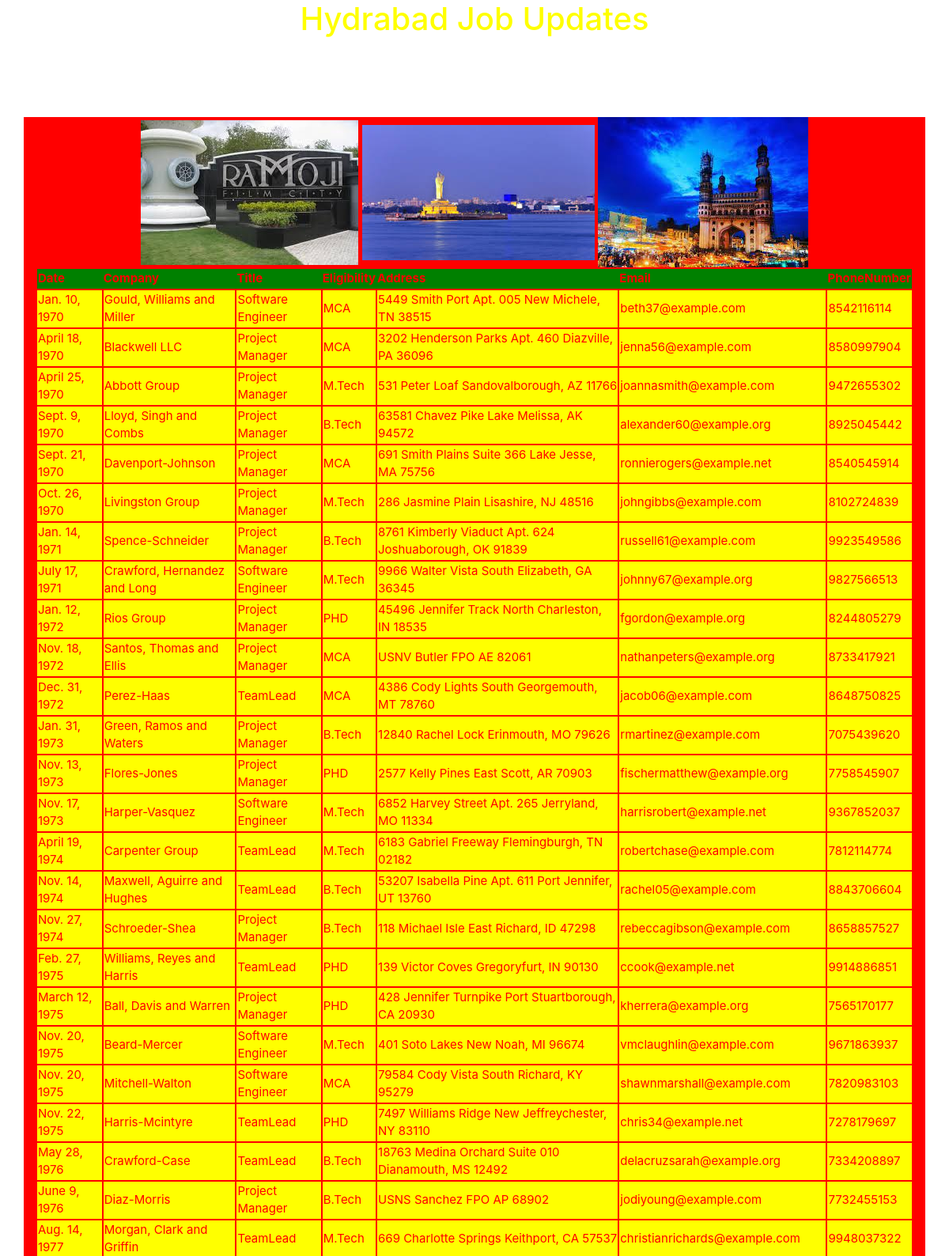
The app's page /hydjobs (upper part) with its own data.
### testApp/models.py (models this page shows)
class hydjobs(models.Model):
    Date = models.DateField()
    Company = models.CharField(max_length=100)
    Title = models.CharField(max_length=100)
    Eligibility = models.CharField(max_length=100)
    Address = models.CharField(max_length=100)
    Email = models.EmailField()
    Phonenumber = models.IntegerField()

### testApp/views.py (the view)
# urls.py: path('hydjobs', views.hydjobs_view),
def hydjobs_view(request):
    jobs_list=hydjobs.objects.order_by('Date')
    my_dict = {'jobs_list':jobs_list}
    return render(request,'testApp/hydjobs.html',context=my_dict)

### templates/testApp/hydjobs.html (shortened to what this page needs)
<!DOCTYPE html>
{% load static %}
<html lang="en">
<head>
    <link rel="stylesheet" href="https://maxcdn.bootstrapcdn.com/bootstrap/4.0.0/css/bootstrap.min.css"
>
    <link rel="stylesheet" href="{% static 'css/demo.css' %}">
</head>
<body>
 <h1>Hydrabad Job Updates</h1>
<div class="container" align="center">
    <img src="{% static 'images/hyd1.jpg' %}" alt="">
     <img src="{% static 'images/hyd2.jpg' %}" alt="">
     <img src="{% static 'images/hyd3.jpg' %}" alt="">
    {% if jobs_list %}
    <table>
        <thead>
          <th>Date</th>
          <th>Company</th>
          <th>Title</th>
          <th>Eligibility</th>
          <th>Address</th>
          <th>Email</th>
          <th>PhoneNumber</th>
          </thead>
        {% for jobs in jobs_list %}
        <tr>
            <td>{{jobs.Date}}</td>
            <td>{{jobs.Company}}</td>
            <td>{{jobs.Title}}</td>
            <td>{{jobs.Eligibility}}</td>
            <td>{{jobs.Address}}</td>
            <td>{{jobs.Email}}</td>
            <td>{{jobs.Phonenumber}}</td>
        </tr>
        {% endfor %}
    </table>
    {% else %}
     <p>No Jobs Found..!</p>
{% endif %}
</div>
</body>
</html>

### static/css/demo.css (style rules this page uses)
body { background:url('https://www.teahub.io/photos/full/13-137126_1920x1152-free-download-nature-hd-wallpapers-nature-nature.jpg'); background-repeat : no-repeat; background-size : cover; }
.container { margin-top :100px; background : red; }
h1 { color : yellow; text-align : center; }
td,table { margin:auto; border:2px solid red; color :red; background:yellow; font-size :15px; }
thead { background:green; }

### records on screen
hydjobs: Date "Jan. 10, 1970", Company "Gould, Williams and Miller", Title "Software Engineer", Eligibility "MCA", Address "5449 Smith Port Apt. 005 New Michele, TN 38515", Email "beth37@example.com", Phonenumber "8542116114"
hydjobs: Date "April 18, 1970", Company "Blackwell LLC", Title "Project Manager", Eligibility "MCA", Address "3202 Henderson Parks Apt. 460 Diazville, PA 36096", Email "jenna56@example.com", Phonenumber "8580997904"
hydjobs: Date "April 25, 1970", Company "Abbott Group", Title "Project Manager", Eligibility "M.Tech", Address "531 Peter Loaf Sandovalborough, AZ 11766", Email "joannasmith@example.com", Phonenumber "9472655302"
hydjobs: Date "Sept. 9, 1970", Company "Lloyd, Singh and Combs", Title "Project Manager", Eligibility "B.Tech", Address "63581 Chavez Pike Lake Melissa, AK 94572", Email "alexander60@example.org", Phonenumber "8925045442"
hydjobs: Date "Sept. 21, 1970", Company "Davenport-Johnson", Title "Project Manager", Eligibility "MCA", Address "691 Smith Plains Suite 366 Lake Jesse, MA 75756", Email "ronnierogers@example.net", Phonenumber "8540545914"
hydjobs: Date "Oct. 26, 1970", Company "Livingston Group", Title "Project Manager", Eligibility "M.Tech", Address "286 Jasmine Plain Lisashire, NJ 48516", Email "johngibbs@example.com", Phonenumber "8102724839"
hydjobs: Date "Jan. 14, 1971", Company "Spence-Schneider", Title "Project Manager", Eligibility "B.Tech", Address "8761 Kimberly Viaduct Apt. 624 Joshuaborough, OK 91839", Email "russell61@example.com", Phonenumber "9923549586"
hydjobs: Date "July 17, 1971", Company "Crawford, Hernandez and Long", Title "Software Engineer", Eligibility "M.Tech", Address "9966 Walter Vista South Elizabeth, GA 36345", Email "johnny67@example.org", Phonenumber "9827566513"
hydjobs: Date "Jan. 12, 1972", Company "Rios Group", Title "Project Manager", Eligibility "PHD", Address "45496 Jennifer Track North Charleston, IN 18535", Email "fgordon@example.org", Phonenumber "8244805279"
hydjobs: Date "Nov. 18, 1972", Company "Santos, Thomas and Ellis", Title "Project Manager", Eligibility "MCA", Address "USNV Butler FPO AE 82061", Email "nathanpeters@example.org", Phonenumber "8733417921"
hydjobs: Date "Dec. 31, 1972", Company "Perez-Haas", Title "TeamLead", Eligibility "MCA", Address "4386 Cody Lights South Georgemouth, MT 78760", Email "jacob06@example.com", Phonenumber "8648750825"
hydjobs: Date "Jan. 31, 1973", Company "Green, Ramos and Waters", Title "Project Manager", Eligibility "B.Tech", Address "12840 Rachel Lock Erinmouth, MO 79626", Email "rmartinez@example.com", Phonenumber "7075439620"
hydjobs: Date "Nov. 13, 1973", Company "Flores-Jones", Title "Project Manager", Eligibility "PHD", Address "2577 Kelly Pines East Scott, AR 70903", Email "fischermatthew@example.org", Phonenumber "7758545907"
hydjobs: Date "Nov. 17, 1973", Company "Harper-Vasquez", Title "Software Engineer", Eligibility "M.Tech", Address "6852 Harvey Street Apt. 265 Jerryland, MO 11334", Email "harrisrobert@example.net", Phonenumber "9367852037"
hydjobs: Date "April 19, 1974", Company "Carpenter Group", Title "TeamLead", Eligibility "M.Tech", Address "6183 Gabriel Freeway Flemingburgh, TN 02182", Email "robertchase@example.com", Phonenumber "7812114774"
hydjobs: Date "Nov. 14, 1974", Company "Maxwell, Aguirre and Hughes", Title "TeamLead", Eligibility "B.Tech", Address "53207 Isabella Pine Apt. 611 Port Jennifer, UT 13760", Email "rachel05@example.com", Phonenumber "8843706604"
hydjobs: Date "Nov. 27, 1974", Company "Schroeder-Shea", Title "Project Manager", Eligibility "B.Tech", Address "118 Michael Isle East Richard, ID 47298", Email "rebeccagibson@example.com", Phonenumber "8658857527"
hydjobs: Date "Feb. 27, 1975", Company "Williams, Reyes and Harris", Title "TeamLead", Eligibility "PHD", Address "139 Victor Coves Gregoryfurt, IN 90130", Email "ccook@example.net", Phonenumber "9914886851"
hydjobs: Date "March 12, 1975", Company "Ball, Davis and Warren", Title "Project Manager", Eligibility "PHD", Address "428 Jennifer Turnpike Port Stuartborough, CA 20930", Email "kherrera@example.org", Phonenumber "7565170177"
hydjobs: Date "Nov. 20, 1975", Company "Beard-Mercer", Title "Software Engineer", Eligibility "M.Tech", Address "401 Soto Lakes New Noah, MI 96674", Email "vmclaughlin@example.com", Phonenumber "9671863937"
hydjobs: Date "Nov. 20, 1975", Company "Mitchell-Walton", Title "Software Engineer", Eligibility "MCA", Address "79584 Cody Vista South Richard, KY 95279", Email "shawnmarshall@example.com", Phonenumber "7820983103"
hydjobs: Date "Nov. 22, 1975", Company "Harris-Mcintyre", Title "TeamLead", Eligibility "PHD", Address "7497 Williams Ridge New Jeffreychester, NY 83110", Email "chris34@example.net", Phonenumber "7278179697"
hydjobs: Date "May 28, 1976", Company "Crawford-Case", Title "TeamLead", Eligibility "B.Tech", Address "18763 Medina Orchard Suite 010 Dianamouth, MS 12492", Email "delacruzsarah@example.org", Phonenumber "7334208897"
hydjobs: Date "June 9, 1976", Company "Diaz-Morris", Title "Project Manager", Eligibility "B.Tech", Address "USNS Sanchez FPO AP 68902", Email "jodiyoung@example.com", Phonenumber "7732455153"
hydjobs: Date "Aug. 14, 1977", Company "Morgan, Clark and Griffin", Title "TeamLead", Eligibility "M.Tech", Address "669 Charlotte Springs Keithport, CA 57537", Email "christianrichards@example.com", Phonenumber "9948037322"
